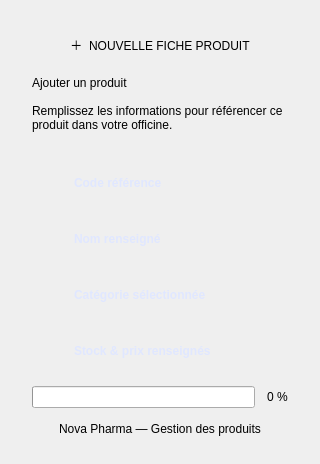
    <widget class="QFrame" name="sidebar">
     <property name="minimumSize">
      <size>
       <width>320</width>
       <height>0</height>
      </size>
     </property>
     <property name="maximumSize">
      <size>
       <width>320</width>
       <height>16777215</height>
      </size>
     </property>
     <property name="frameShape">
      <enum>QFrame::Shape::NoFrame</enum>
     </property>
     <layout class="QVBoxLayout" name="sidebar_layout">
      <property name="spacing">
       <number>14</number>
      </property>
      <property name="leftMargin">
       <number>32</number>
      </property>
      <property name="topMargin">
       <number>36</number>
      </property>
      <property name="rightMargin">
       <number>32</number>
      </property>
      <property name="bottomMargin">
       <number>28</number>
      </property>
      <item>
       <widget class="QLabel" name="brand_badge">
        <property name="text">
         <string>＋  NOUVELLE FICHE PRODUIT</string>
        </property>
        <property name="alignment">
         <set>Qt::AlignmentFlag::AlignCenter</set>
        </property>
       </widget>
      </item>
      <item>
       <spacer name="side_spacer_1">
        <property name="orientation">
         <enum>Qt::Orientation::Vertical</enum>
        </property>
        <property name="sizeType">
         <enum>QSizePolicy::Policy::Fixed</enum>
        </property>
        <property name="sizeHint" stdset="0">
         <size>
          <width>0</width>
          <height>8</height>
         </size>
        </property>
       </spacer>
      </item>
      <item>
       <widget class="QLabel" name="sidebar_title">
        <property name="text">
         <string>Ajouter un produit</string>
        </property>
        <property name="wordWrap">
         <bool>true</bool>
        </property>
       </widget>
      </item>
      <item>
       <widget class="QLabel" name="sidebar_lead">
        <property name="text">
         <string>Remplissez les informations pour référencer ce produit dans votre officine.</string>
        </property>
        <property name="wordWrap">
         <bool>true</bool>
        </property>
       </widget>
      </item>
      <item>
       <spacer name="side_spacer_2">
        <property name="orientation">
         <enum>Qt::Orientation::Vertical</enum>
        </property>
        <property name="sizeType">
         <enum>QSizePolicy::Policy::Fixed</enum>
        </property>
        <property name="sizeHint" stdset="0">
         <size>
          <width>0</width>
          <height>16</height>
         </size>
        </property>
       </spacer>
      </item>
      <item>
       <widget class="QFrame" name="check_row_code">
        <property name="minimumSize">
         <size>
          <width>0</width>
          <height>42</height>
         </size>
        </property>
        <property name="maximumSize">
         <size>
          <width>16777215</width>
          <height>42</height>
         </size>
        </property>
        <property name="frameShape">
         <enum>QFrame::Shape::NoFrame</enum>
        </property>
        <layout class="QHBoxLayout" name="check_code_layout">
         <property name="spacing">
          <number>10</number>
         </property>
         <property name="leftMargin">
          <number>12</number>
         </property>
         <property name="topMargin">
          <number>0</number>
         </property>
         <property name="rightMargin">
          <number>12</number>
         </property>
         <property name="bottomMargin">
          <number>0</number>
         </property>
         <item>
          <widget class="QLabel" name="check_code_icon">
           <property name="minimumSize">
            <size>
             <width>20</width>
             <height>20</height>
            </size>
           </property>
           <property name="maximumSize">
            <size>
             <width>20</width>
             <height>20</height>
            </size>
           </property>
           <property name="pixmap">
            <pixmap resource="../Icon.qrc">:/Icon/Icons/circle_white.svg</pixmap>
           </property>
           <property name="scaledContents">
            <bool>true</bool>
           </property>
          </widget>
         </item>
         <item>
          <widget class="QLabel" name="check_code_text">
           <property name="styleSheet">
            <string notr="true">color: #e0e7ff; font-size: 12px; font-weight: 600; background: transparent;</string>
           </property>
           <property name="text">
            <string>Code référence</string>
           </property>
          </widget>
         </item>
         <item>
          <spacer name="code_spacer">
           <property name="orientation">
            <enum>Qt::Orientation::Horizontal</enum>
           </property>
           <property name="sizeHint" stdset="0">
            <size>
             <width>0</width>
             <height>0</height>
            </size>
           </property>
          </spacer>
         </item>
        </layout>
       </widget>
      </item>
      <item>
       <widget class="QFrame" name="check_row_name">
        <property name="minimumSize">
         <size>
          <width>0</width>
          <height>42</height>
         </size>
        </property>
        <property name="maximumSize">
         <size>
          <width>16777215</width>
          <height>42</height>
         </size>
        </property>
        <property name="frameShape">
         <enum>QFrame::Shape::NoFrame</enum>
        </property>
        <layout class="QHBoxLayout" name="check_name_layout">
         <property name="spacing">
          <number>10</number>
         </property>
         <property name="leftMargin">
          <number>12</number>
         </property>
         <property name="topMargin">
          <number>0</number>
         </property>
         <property name="rightMargin">
          <number>12</number>
         </property>
         <property name="bottomMargin">
          <number>0</number>
         </property>
         <item>
          <widget class="QLabel" name="check_name_icon">
           <property name="minimumSize">
            <size>
             <width>20</width>
             <height>20</height>
            </size>
           </property>
           <property name="maximumSize">
            <size>
             <width>20</width>
             <height>20</height>
            </size>
           </property>
           <property name="pixmap">
            <pixmap resource="../Icon.qrc">:/Icon/Icons/circle_white.svg</pixmap>
           </property>
           <property name="scaledContents">
            <bool>true</bool>
           </property>
          </widget>
         </item>
         <item>
          <widget class="QLabel" name="check_name_text">
           <property name="styleSheet">
            <string notr="true">color: #e0e7ff; font-size: 12px; font-weight: 600; background: transparent;</string>
           </property>
           <property name="text">
            <string>Nom renseigné</string>
           </property>
          </widget>
         </item>
         <item>
          <spacer name="name_spacer">
           <property name="orientation">
            <enum>Qt::Orientation::Horizontal</enum>
           </property>
           <property name="sizeHint" stdset="0">
            <size>
             <width>0</width>
             <height>0</height>
            </size>
           </property>
          </spacer>
         </item>
        </layout>
       </widget>
      </item>
      <item>
       <widget class="QFrame" name="check_row_cat">
        <property name="minimumSize">
         <size>
          <width>0</width>
          <height>42</height>
         </size>
        </property>
        <property name="maximumSize">
         <size>
          <width>16777215</width>
          <height>42</height>
         </size>
        </property>
        <property name="frameShape">
         <enum>QFrame::Shape::NoFrame</enum>
        </property>
        <layout class="QHBoxLayout" name="check_cat_layout">
         <property name="spacing">
          <number>10</number>
         </property>
         <property name="leftMargin">
          <number>12</number>
         </property>
         <property name="topMargin">
          <number>0</number>
         </property>
         <property name="rightMargin">
          <number>12</number>
         </property>
         <property name="bottomMargin">
          <number>0</number>
         </property>
         <item>
          <widget class="QLabel" name="check_cat_icon">
           <property name="minimumSize">
            <size>
             <width>20</width>
             <height>20</height>
            </size>
           </property>
           <property name="maximumSize">
            <size>
             <width>20</width>
             <height>20</height>
            </size>
           </property>
           <property name="pixmap">
            <pixmap resource="../Icon.qrc">:/Icon/Icons/circle_white.svg</pixmap>
           </property>
           <property name="scaledContents">
            <bool>true</bool>
           </property>
          </widget>
         </item>
         <item>
          <widget class="QLabel" name="check_cat_text">
           <property name="styleSheet">
            <string notr="true">color: #e0e7ff; font-size: 12px; font-weight: 600; background: transparent;</string>
           </property>
           <property name="text">
            <string>Catégorie sélectionnée</string>
           </property>
          </widget>
         </item>
         <item>
          <spacer name="cat_spacer">
           <property name="orientation">
            <enum>Qt::Orientation::Horizontal</enum>
           </property>
           <property name="sizeHint" stdset="0">
            <size>
             <width>0</width>
             <height>0</height>
            </size>
           </property>
          </spacer>
         </item>
        </layout>
       </widget>
      </item>
      <item>
       <widget class="QFrame" name="check_row_stock">
        <property name="minimumSize">
         <size>
          <width>0</width>
          <height>42</height>
         </size>
        </property>
        <property name="maximumSize">
         <size>
          <width>16777215</width>
          <height>42</height>
         </size>
        </property>
        <property name="frameShape">
         <enum>QFrame::Shape::NoFrame</enum>
        </property>
        <layout class="QHBoxLayout" name="check_stock_layout">
         <property name="spacing">
          <number>10</number>
         </property>
         <property name="leftMargin">
          <number>12</number>
         </property>
         <property name="topMargin">
          <number>0</number>
         </property>
         <property name="rightMargin">
          <number>12</number>
         </property>
         <property name="bottomMargin">
          <number>0</number>
         </property>
         <item>
          <widget class="QLabel" name="check_stock_icon">
           <property name="minimumSize">
            <size>
             <width>20</width>
             <height>20</height>
            </size>
           </property>
           <property name="maximumSize">
            <size>
             <width>20</width>
             <height>20</height>
            </size>
           </property>
           <property name="pixmap">
            <pixmap resource="../Icon.qrc">:/Icon/Icons/circle_white.svg</pixmap>
           </property>
           <property name="scaledContents">
            <bool>true</bool>
           </property>
          </widget>
         </item>
         <item>
          <widget class="QLabel" name="check_stock_text">
           <property name="styleSheet">
            <string notr="true">color: #e0e7ff; font-size: 12px; font-weight: 600; background: transparent;</string>
           </property>
           <property name="text">
            <string>Stock &amp; prix renseignés</string>
           </property>
          </widget>
         </item>
         <item>
          <spacer name="stock_spacer">
           <property name="orientation">
            <enum>Qt::Orientation::Horizontal</enum>
           </property>
           <property name="sizeHint" stdset="0">
            <size>
             <width>0</width>
             <height>0</height>
            </size>
           </property>
          </spacer>
         </item>
        </layout>
       </widget>
      </item>
      <item>
       <spacer name="side_spacer_3">
        <property name="orientation">
         <enum>Qt::Orientation::Vertical</enum>
        </property>
        <property name="sizeHint" stdset="0">
         <size>
          <width>0</width>
          <height>0</height>
         </size>
        </property>
       </spacer>
      </item>
      <item>
       <layout class="QHBoxLayout" name="progress_layout">
        <property name="spacing">
         <number>12</number>
        </property>
        <item>
         <widget class="QProgressBar" name="progress_bar">
          <property name="minimum">
           <number>0</number>
          </property>
          <property name="maximum">
           <number>100</number>
          </property>
          <property name="value">
           <number>0</number>
          </property>
          <property name="textVisible">
           <bool>false</bool>
          </property>
         </widget>
        </item>
        <item>
         <widget class="QLabel" name="progress_label">
          <property name="text">
           <string>0 %</string>
          </property>
         </widget>
        </item>
       </layout>
      </item>
      <item>
       <widget class="QLabel" name="sidebar_footer">
        <property name="text">
         <string>Nova Pharma — Gestion des produits</string>
        </property>
        <property name="alignment">
         <set>Qt::AlignmentFlag::AlignCenter</set>
        </property>
       </widget>
      </item>
     </layout>
    </widget>
